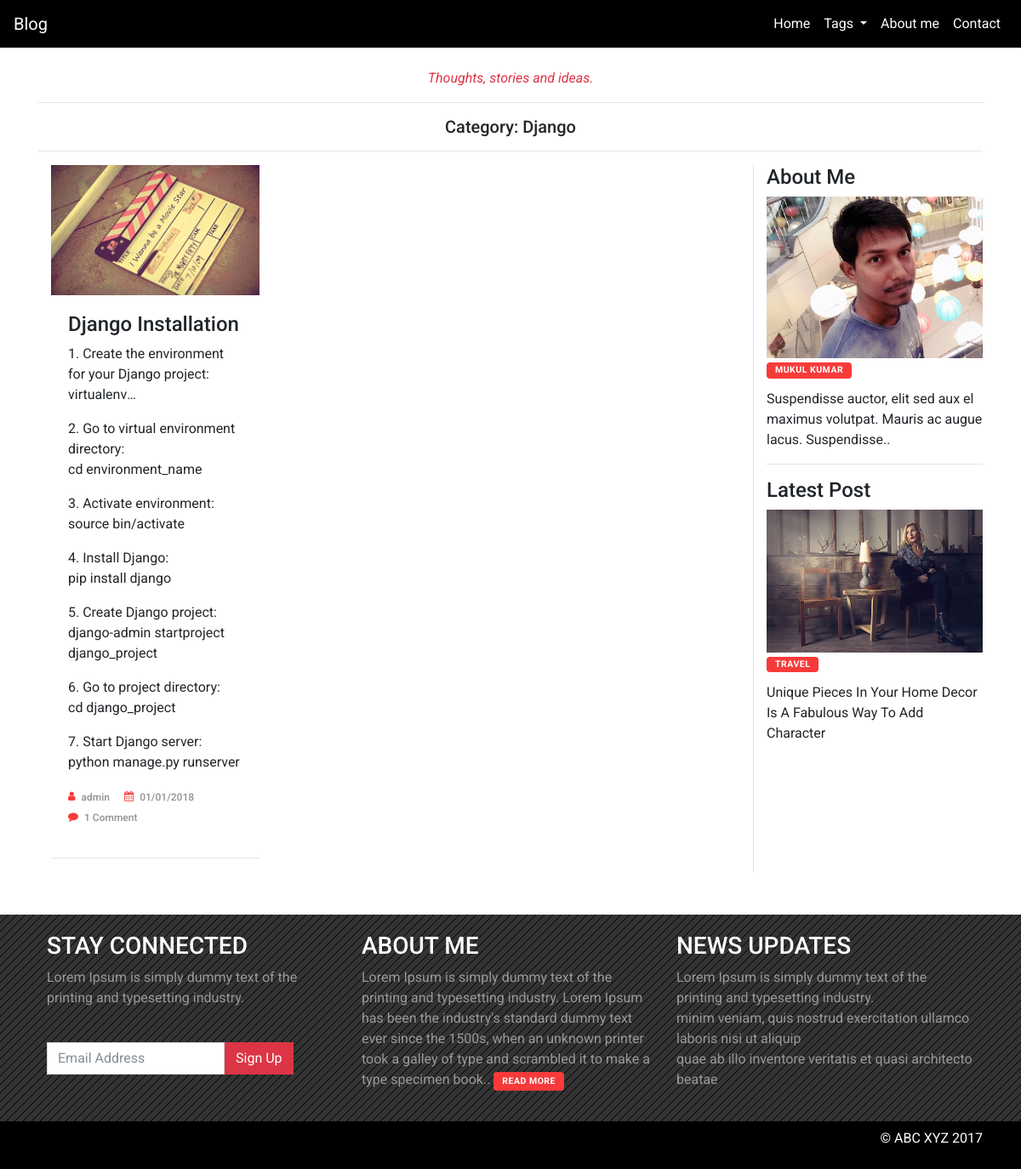
Page /tag/2/ on the committed database.
### blogapp/models.py (models this page shows, shortened)
class Tags(models.Model):
    tag_name = models.CharField(max_length=100, blank=False, null=False)
    tag_status = models.BooleanField(default=True)
    class Meta:
        verbose_name = 'Tag'
        verbose_name_plural = 'Tags'

class Blog(models.Model):
    title = models.CharField(max_length=100, blank=False, null=False)
    post_image = models.ImageField(upload_to = 'post_img/', default = 'post_img/post.png', blank=True, null=True)
    tag = models.ForeignKey(Tags, models.DO_NOTHING)
    user = models.ForeignKey(User, models.DO_NOTHING)
    created_at = models.DateTimeField(auto_now_add=True)
    updated_at = models.DateTimeField(auto_now=True)
    description = models.TextField(blank=False, null=False)
    short_description = models.TextField(blank=False, null=False)
    class Meta:
        verbose_name = 'Blog'
        verbose_name_plural = 'Blogs'

### blogapp/views.py (the view)
# urls.py: url(r'^tag/(?P<tag_id>\d+)/$', views.Tag.as_view(template_name='tags.html'), name='tags'),
class Tag(TemplateView):
    def get(self, request, **kwargs):
        tagdetails = Tags.objects.all()
        tag_id = int(kwargs['tag_id'])
        try:
            tag_detail = Tags.objects.get(pk=tag_id)
        except:
            tag_detail = None
        blogdetails = Blog.objects.filter(tag_id=tag_id)
        return render(request, self.template_name, { 'tagdetails': tagdetails, 'blogdetails': blogdetails, 'tag_detail': tag_detail })

### templates/tags.html
{% extends "base.html" %}
{% load static %}
{% block content %}
    <div class="container">
        <div class="row">
            <div class="col-md-12 text-center">
                <br>
                <p class="text-danger"><i>Thoughts, stories and ideas.</i></p>
                <hr>
            </div>
        </div>
        <div class="row">
            <div class="col-md-12">
                <h5 class="text-center">Category: {{ tag_detail.tag_name }}</h5>
                <hr>
            </div>
        </div>
        <div class="row">
            <div class="col-md-9">
                {% for blogdetail in blogdetails %}
                    <div class="col-md-4 card_container">
                        <div class="card">
                            <img class="card-img-top" src="{{ blogdetail.post_image.url }}" alt="Card image cap">
                            <div class="card-body">
                                <h4><a href="{% url 'post' post_id=blogdetail.id %}" class="card-title">{{ blogdetail.title }}</a></h4>
                                {% autoescape off %}
                                    <div class="card-text blog_description">{{ blogdetail.description }}</div>
                                {% endautoescape %}
                                <ul class="post_information">
                                    <li><i class="fa fa-user"></i><a href="#">{{ blogdetail.user }}</a></li>
                                    <li><i class="fa fa-calendar"></i>
                                        <time class="post-date" datetime="2017-11-11">{{ blogdetail.created_at|date:'d/m/Y' }}</time>
                                    </li>
                                    <li><i class="fa fa-comment"></i><a href="#" data-disqus-identifier="ghost-18">1 Comment</a></li>
                                </ul>
                            </div>
                        </div>
                        <hr>
                    </div>
                {% endfor %}
            </div>
            <div class="col-md-3 sidebar">
                <div class="widget_content">
                    <div class="widget-title">
                        <h4>About Me</h4>
                    </div>
                    <div class="widget-content">
                        <img src="{% static 'images/img_profile.jpg' %}" class="img-fluid">
                        <h2><a href="#" class="category sidebar-btn">Mukul Kumar</a></h2>
                        <p>Suspendisse auctor, elit sed aux el maximus volutpat. Mauris ac augue lacus. Suspendisse..</p>
                    </div>
                </div>
                <hr>
                <div class="widget_content">
                    <div class="widget-title">
                        <h4>Latest Post</h4>
                    </div>
                    <div class="widget-content">
                        <img src="{% static 'images/banner.jpg' %}" class="img-fluid">
                        <h2><a href="#" class="category sidebar-btn">TRAVEL</a></h2>
                        <p>Unique Pieces In Your Home Decor Is A Fabulous Way To Add Character</p>
                    </div>
                </div>
            </div>
        </div>
    </div>
{% endblock %}

### static/css/style.css (style rules this page uses)
body { font-family: 'Roboto', sans-serif; }
.category { background: #F83A3A; display: inline-block; text-transform: uppercase; border-radius: 4px; font-size: 10.5px; color: #FFFFFF; padding: 3px 10px; letter-spacing: 0.5px; font-weight: 700; }
.post_information { list-style: none; padding: 0px; margin: 0px; }
.post_information li a, .post_information li time { color: #FFFFFF; }
.post_information li { display: inline-block; margin-right: 13px; font-size: 12px; font-weight: 600; }
.post_information li i { float: left; color: #F83A3A; margin-right: 7px; top: 2px; position: relative; }
.card_container { float: left; }
.card { border: none; border-radius: none; }
.card-title { color: #212529; }
.card-img-top { border-top-left-radius: 0px; border-top-right-radius: 0px; }
.card_container .post_information li a, .card_container .post_information li time { color: #999 !important; }
.sidebar { border-left: 1px solid #E1E1E1; }
.widget-title { position: relative; }
.widget-content h2 { font-size: 14px; margin: 0px; font-weight: 600; margin-bottom: 12px; }
.blog_description p { overflow: hidden; display: -webkit-box; -webkit-line-clamp: 3; -webkit-box-orient: vertical; }
.sidebar-btn { margin-top: 5px; }

### rows in the picture
Tags: tag_name "Django"
Blog: post_image (picture), title "Django Installation", description "1. Create the environment for your Django project: 2. Go to virtual environment directory: cd environment_name 3. Activate environment: source bin/activate 4. Install Django: pip install django 5. Create Django project: django-admin startproject django_project 6. Go to project directory: cd django_project 7. Start Django server: python manage.py runserver", user "admin", created_at "01/01/2018"
